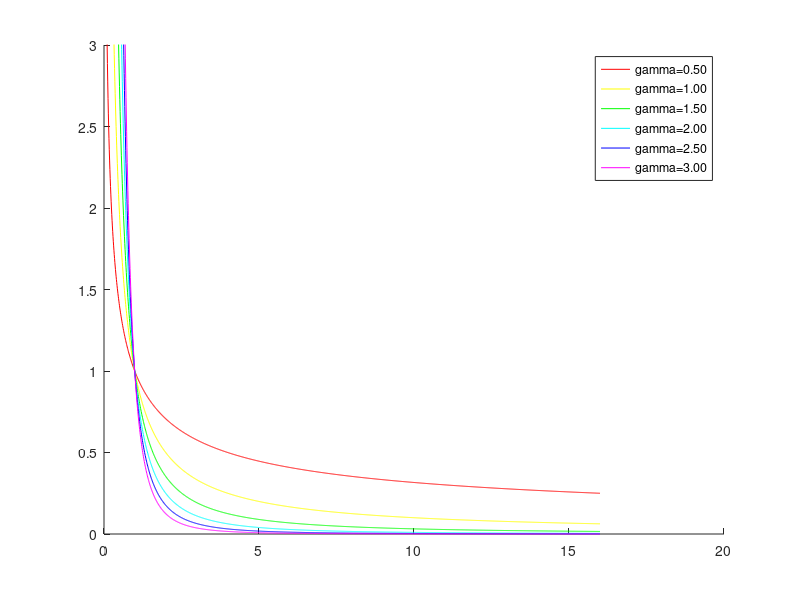
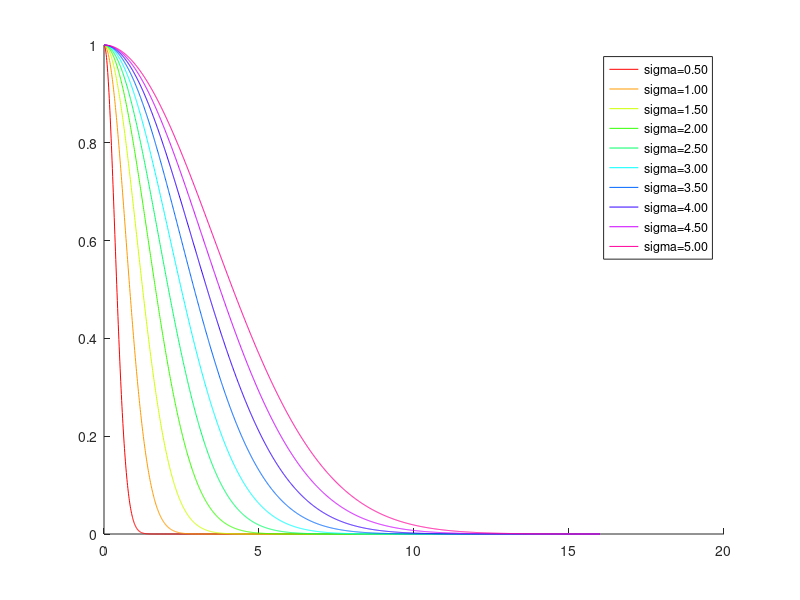

These figures' MATLAB source, in order: (Note: this script raises an error after producing the figures.)
clear;
clc;
alpha = .5;
beta = 0.1;
tau = 0.5;
eps = 0.01;
imName = 'test.jpg';
downsampleFactor = 1;
edgeMapType = 'cannyWeighted';

%%
% Plot m1 profile w.r.t to gamma
x = 0:0.01:16;
figure(1);
hold on
gammaRange = 0.5:0.5:3;
colors = colormap(hsv(length(gammaRange)));
for gamma=gammaRange,
    y = 1./(x+eps).^gamma;
    h(gamma*2) = plot(x,y,'Color',colors(gamma*2,:),...
        'DisplayName',sprintf('gamma=%.2f',gamma));
    ylim([0,3]);
end
legend(h);
hold off

%%
% Plot m2 profile w.r.t to sigma
x = 0:0.01:16;
figure(2);
hold on
sigmaRange = 0.5:0.5:5;
colors = colormap(hsv(length(sigmaRange)));
for sigma=sigmaRange,
    y = exp(-x.^2/sigma^2);
    h(sigma*2) = plot(x,y,'Color',colors(sigma*2,:),...
        'DisplayName',sprintf('sigma=%.2f',sigma));
end
legend(h);
hold off

%%
% Study the evolution of capture range w.r.t gamma
% See test_nico.m and modify gamma to see the streamline evolution
% load images
im = imread('synthetic_edge_map.png');
f = double(im(:,:,1));
[n,m] = size(f);
f = (255*ones(n,m)-f);
im_gt = imread('gt_synthetic_edge_map.png');
f_gt = double(im_gt(:,:,1));
f_gt = (255*ones(n,m)-f_gt);


for gamma=0.5:0.5:3
%Compute convolution kernel
[Fx,Fy] = getKernel(128,1,gamma);
K(:,:,1) = Fx;
K(:,:,2) = Fy;
%Compute Fext
Fext = AM_VFC(f,K);
% Normalize
Fmag = sqrt(sum(Fext.*Fext,3))+eps;
Fext(:,:,1) = Fext(:,:,1)./Fmag;
Fext(:,:,2) = Fext(:,:,2)./Fmag;

figure(3);
plot_streamline(300,4,Fext,(255*ones(n,m)-f),f_gt);
pause(2);
clear K; clear Fext; clear Fx; clear Fy;
end

%%
% Study the evolution of capture range w.r.t to R (radius of kernel
% convolution)

for k=3:8
%Compute convolution kernel
kernelRadius = 2.^k;
[Fx,Fy] = getKernel(kernelRadius,1,1.7);
K(:,:,1) = Fx;
K(:,:,2) = Fy;
%Compute Fext
Fext = AM_VFC(f,K);
% Normalize
Fmag = sqrt(sum(Fext.*Fext,3))+eps;
Fext(:,:,1) = Fext(:,:,1)./Fmag;
Fext(:,:,2) = Fext(:,:,2)./Fmag;

figure(4);
plot_streamline(300,4,Fext,(255*ones(n,m)-f),f_gt);

clear K; clear Fext; clear Fx; clear Fy;
end


%%
% Study the evolution of the VFC field for m2 magnitude w.r.t sigma
% Sigma must be initialized according to the radius of kernel 

for sigma=20:25
%Compute convolution kernel
[Fx,Fy] = getKernel(128,2,sigma);
K(:,:,1) = Fx;
K(:,:,2) = Fy;
%Compute Fext
Fext = AM_VFC(f,K);
% Normalize
Fmag = sqrt(sum(Fext.*Fext,3))+eps;
Fext(:,:,1) = Fext(:,:,1)./Fmag;
Fext(:,:,2) = Fext(:,:,2)./Fmag;

figure(5);
plot_streamline(300,4,Fext,(255*ones(n,m)-f),f_gt);
pause(2);
clear K; clear Fext; clear Fx; clear Fy;
end
